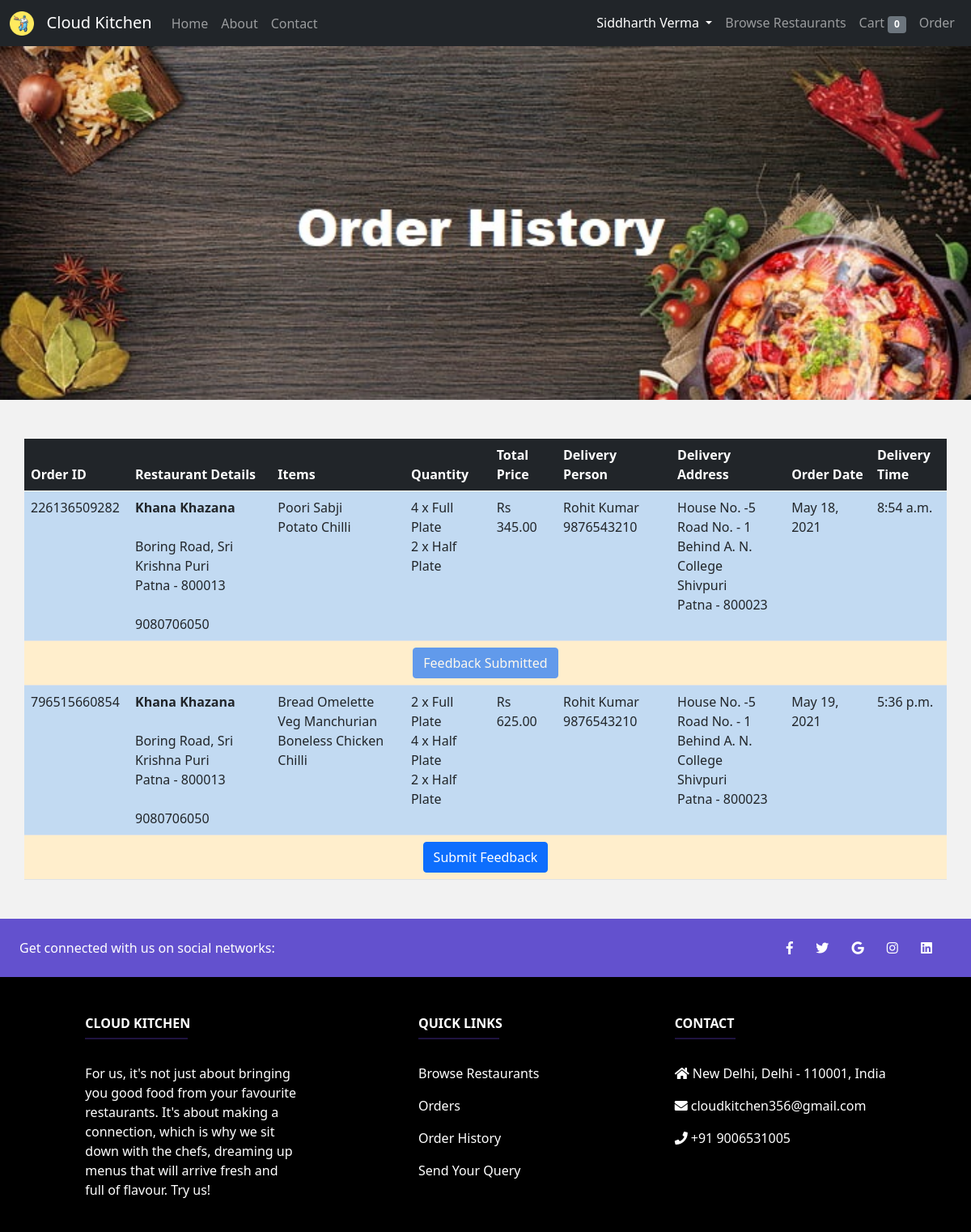
Page /user/orderHistory/ (signed in) on the committed database.
### Home/models.py (models this page shows, shortened)
class User(models.Model):
    name = models.CharField(max_length=100)
    email = models.EmailField(primary_key=True)
    contact = models.IntegerField()
    password = models.CharField(max_length=10)

class Restaurant(models.Model):
    restaurant_id = models.CharField(max_length=6)
    restaurant_name = models.CharField(max_length=100)
    owner_name = models.CharField(max_length=100)
    address = models.CharField(max_length=100)
    city = models.CharField(max_length=20)
    zip = models.IntegerField()
    restaurant_email = models.EmailField(primary_key=True)
    restaurant_contact = models.IntegerField()
    password = models.CharField(max_length=10)
    cost_for_two = models.DecimalField(max_digits=5, decimal_places=2)
    outlets = models.IntegerField()
    cuisine = models.CharField(max_length=100)
    working_days = models.CharField(max_length=100)
    opening_time = models.IntegerField()
    closing_time = models.IntegerField()
    shop_license = models.FileField(upload_to=shop_license_directory_path)
    fssai = models.FileField(upload_to=fssai_directory_path)
    gstin_pan = models.FileField(upload_to=gstin_pan_directory_path)
    menu = models.FileField(upload_to=menu_directory_path)
    facade = models.ImageField(upload_to=facade_directory_path)
    kitchen = models.ImageField(upload_to=kitchen_directory_path)
    dining_packaging = models.ImageField(upload_to=dining_packaging_directory_path)
    locality = models.ImageField(upload_to=locality_directory_path)
    status = models.BooleanField(default=False)

class Delivery(models.Model):
    delivery_id = models.CharField(max_length=6)
    name = models.CharField(max_length=100)
    email = models.EmailField(primary_key=True)
    contact = models.IntegerField()
    address = models.CharField(max_length=100)
    password = models.CharField(max_length=10)
    vehicle_type = models.CharField(max_length=10)
    vehicle_model = models.CharField(max_length=50)
    vehicle_registration_certificate = models.FileField(upload_to=vehicle_registration_certificate_directory_path, blank=True, null=True)
    driving_license = models.FileField(upload_to=driving_license_directory_path, blank=True, null=True)
    status = models.BooleanField(default=False)

### Restaurant/models.py (models this page shows)
class Orders(models.Model):
    order_number = models.IntegerField(primary_key=True)
    restaurant = models.ForeignKey(Restaurant, on_delete=models.CASCADE)
    user = models.ForeignKey(User, on_delete=models.CASCADE)
    address = models.ForeignKey(Address, on_delete=models.CASCADE)
    items = models.CharField(max_length=500)
    quantity = models.CharField(max_length=50)
    total = models.DecimalField(max_digits=10, decimal_places=2)
    delivery = models.CharField(max_length=6, blank=True, null=True)
    accepted = models.BooleanField(default=False)
    food_is_being_prepared = models.BooleanField(default=False)
    ready_for_delivery = models.BooleanField(default=False)
    picked_up = models.BooleanField(default=False)
    out_for_delivery = models.BooleanField(default=False)
    delivered = models.BooleanField(default=False)
    date = models.DateField(default="2020-01-01")
    time = models.TimeField(default="00:00:00")

class Feedback(models.Model):
    order = models.ForeignKey(Orders, unique=True, on_delete=models.CASCADE)
    food_quality = models.CharField(max_length=15)
    order_accuracy = models.CharField(max_length=15)
    packaging = models.CharField(max_length=15)
    feedback = models.CharField(max_length=500)

### User/models.py (models this page shows)
class Address(models.Model):
    address_id = models.CharField(max_length=10, primary_key=True)
    user = models.ForeignKey(User, on_delete=models.CASCADE)
    line1 = models.CharField(max_length=100)
    line2 = models.CharField(max_length=100)
    landmark = models.CharField(max_length=50)
    locality = models.CharField(max_length=50)
    city = models.CharField(max_length=20)
    zip = models.IntegerField()

### User/views.py (the view)
# urls.py: path('orderHistory/', views.orderHistory, name="DeliveryOrderHistory"),
def orderHistory(request):
    if 'email' in request.session and User.objects.filter(email=request.session['email']).exists():
        obj = User.objects.get(email=request.session['email'])
        obj1 = Orders.objects.filter(user=obj, delivered=True)
        if obj1.exists():
            items = {}
            for i in obj1:
                items[i.order_number] = [j.strip("'") for j in i.items.strip('[]').split(', ')]
            quantity = {}
            for i in obj1:
                quantity[i.order_number] = [j.strip("'") for j in i.quantity.strip('[]').split(', ')]
            name, contact, feedback = {}, {}, {}
            for i in obj1:
                if i.delivery:
                    obj2 = Delivery.objects.get(delivery_id=i.delivery)
                    if i.order_number not in name.keys():
                        name[i.order_number] = [obj2.name]
                        contact[i.order_number] = [obj2.contact]
                    else:
                        name[i.order_number].append(obj2.name)
                        contact[i.order_number].append(obj2.contact)
                    if Feedback.objects.filter(order=i.order_number).exists():
                        feedback[i.order_number] = Feedback.objects.get(order=i.order_number)
                    else:
                        feedback[i.order_number] = None
            return render(request, 'userOrderHistory.html', {'name': obj.name, 'obj': obj1, 'items': items, 'quantity': quantity, 'delivery_name': name, 'delivery_contact': contact, 'count': Cart.objects.filter(user=obj).count(), 'feedback': feedback})
        else:
            obj1 = None
            return render(request, 'userOrderHistory.html', {'name': obj.name, 'obj': obj1, 'count': Cart.objects.filter(user=obj).count()})
    else:
        messages.error(request, "Please login first.")
        return redirect('/')

### User/templates/userOrderHistory.html (shortened to what this page needs)
{% extends "userBase.html" %}
{% load static %}
{% block head %}
<link rel="stylesheet" type="text/css" href="{% static 'css/menu.css' %}">
{% endblock %}
{% block profile %} active {% endblock %}
{% block items %} {{ count }} {% endblock %}
{% block content %}
<img src="{% static 'img/orderHistory.jpg' %}" class="banner">
<link rel="stylesheet" href="https://use.fontawesome.com/releases/v5.0.8/css/all.css">
<br> <br> <br>
<center>
{% if obj %}
    <center>
    <table class="table table-striped" style="width: 95%;">
        <thead>
            <tr>
                <th class="table-dark" scope="col" style="width: 9%;">Order ID</th>
                <th class="table-dark" scope="col" style="width: 15%;">Restaurant Details</th>
                <th class="table-dark" scope="col" style="width: 14%;">Items</th>
                <th class="table-dark" scope="col" style="width: 9%;">Quantity</th>
                <th class="table-dark" scope="col" style="width: 7%;">Total Price</th>
                <th class="table-dark" scope="col" style="width: 12%;">Delivery Person</th>
                <th class="table-dark" scope="col" style="width: 12%;">Delivery Address</th>
                <th class="table-dark" scope="col" style="width: 9%;">Order Date</th>
                <th class="table-dark" scope="col" style="width: 8%;">Delivery Time</th>
            </tr>
        </thead>
        <tbody>
            {% for i in obj %}
                <tr>
                    <td>{{ i.order_number }}</td>
                    <td>
                        <b>{{ i.restaurant.restaurant_name }}</b> <br> <br>
                        {{ i.restaurant.address }} <br>
                        {{ i.restaurant.city }} - {{ i.restaurant.zip }} <br> <br>
                        {{ i.restaurant.restaurant_contact }}
                    </td>
                    <td>
                        {% for key, value in items.items %}
                            {% if key == i.order_number %}
                                {% for j in value %}
                                    {{ j }} <br>
                                {% endfor %}
                            {% endif %}
                        {% endfor %}
                    </td>
                    <td>
                        {% for key, value in quantity.items %}
                            {% if key == i.order_number %}
                                {% for j in value %}
                                    {{ j }} <br>
                                {% endfor %}
                            {% endif %}
                        {% endfor %}
                    </td>
                    <td>Rs {{ i.total }}</td>
                    <td>
                        {% for key, value in delivery_name.items %}
                            {% if key == i.order_number %}
                                {% for j in value %}
                                    {{ j }} <br>
                                {% endfor %}
                            {% endif %}
                        {% endfor %}
                        {% for key, value in delivery_contact.items %}
                            {% if key == i.order_number %}
                                {% for j in value %}
                                    {{ j }} <br>
                                {% endfor %}
                            {% endif %}
                        {% endfor %}
                    </td>
                    <td>
                        {{ i.address.line1 }} <br>
                        {{ i.address.line2 }} <br>
                        {{ i.address.landmark }} <br>
                        {{ i.address.locality }} <br>
                        {{ i.address.city }} - {{ i.address.zip }}
                    </td>
                    <td>
                        {{ i.date }}
                    </td>
                    <td>
                        {{ i.time }}
                    </td>
                </tr>
                <tr>
                    <td colspan="9" align="center">
                        {% for key, value in feedback.items %}
                            {% if key == i.order_number %}
                                {% if value %}
                                    <button type="button" class="btn btn-primary" disabled>Feedback Submitted</button>
                                {% else %}
                                    <a href="/user/submitFeedback/{{ i.order_number }}"><button type="button" class="btn btn-primary">Submit Feedback</button></a>
                                {% endif %}
                            {% endif %}
                        {% endfor %}
                    </td>
                </tr>
            {% endfor %}
        </tbody>
    </table>
    </center>
    <br>
{% else %}
    <h1 align="center">No Order History</h1>
    <br> <br>
{% endif %}
</center>
<br>
{% endblock %}

### User/templates/userBase.html (shortened to what this page needs)
<!doctype html>
<html lang="en">
  <head>
    {% load static %}
    <link href="https://cdn.jsdelivr.net/npm/bootstrap@5.0.0/dist/css/bootstrap.min.css" rel="stylesheet">
    {% block head %} {% endblock %}
  </head>
  <body>
  <nav class="navbar navbar-expand-lg navbar-dark bg-dark">
    <div class="container-fluid">
      <a class="navbar-brand" href="/user">
        <img src="{% static 'img/Logo.png' %}" alt="" width="30" height="30" class="d-inline-block align-text-top">
        &nbsp; Cloud Kitchen
      </a>
      <div class="collapse navbar-collapse" id="navbarSupportedContent">
        <ul class="navbar-nav me-auto mb-2 mb-lg-0">
          <li class="nav-item">
            <a class="nav-link {% block home %} {% endblock %}" aria-current="page" href="/user">Home</a>
          </li>
          <li class="nav-item">
            <a class="nav-link {% block about %} {% endblock %}" href="/user/about/">About</a>
          </li>
          <li class="nav-item">
            <a class="nav-link {% block contact %} {% endblock %}" href="/user/contact/">Contact</a>
          </li>
        </ul>
        <ul class="navbar-nav ms-auto mb-2 mb-lg-0">
          <li class="nav-item dropdown">
            <a class="nav-link dropdown-toggle {% block profile %} {% endblock %}" id="navbarDropdown" role="button" data-bs-toggle="dropdown" aria-expanded="false"> {{ name }} </a>
          </li>
          <li class="nav-item">
            <a class="nav-link {% block restaurants %} {% endblock %}" href="/user/browseRestaurant/">Browse Restaurants</a>
          </li>
          <li class="nav-item">
            <a class="nav-link {% block cart %} {% endblock %}" href="/user/cart/">Cart <span class="badge bg-secondary">{% block items %} {% endblock %}</span></a>
          </li>
          <li class="nav-item">
            <a class="nav-link {% block order %} {% endblock %}" href="/user/order/">Order</a>
          </li>
        </ul>
      </div>
    </div>
  </nav>
  {% block content %} {% endblock %}
  <footer class="text-center text-lg-start text-white" style="background-color: black">
    <section class="d-flex justify-content-between p-4" style="background-color: #6351ce">
      <div class="me-5">
        <span>Get connected with us on social networks:</span>
      </div>
      <div>
        <a href="https://www.facebook.com/" class="text-white me-4"><i class="fab fa-facebook-f"></i></a>
        <a href="https://www.twitter.com/" class="text-white me-4"><i class="fab fa-twitter"></i></a>
        <a href="https://mail.google.com/" class="text-white me-4"><i class="fab fa-google"></i></a>
        <a href="https://www.instagram.com/" class="text-white me-4"><i class="fab fa-instagram"></i></a>
        <a href="https://www.linkedin.com/" class="text-white me-4"><i class="fab fa-linkedin"></i></a>
      </div>
    </section>
    <section class="">
      <div class="container text-center text-md-start mt-5">
        <div class="row mt-3">
          <div class="col-md-3 col-lg-4 col-xl-3 mx-auto mb-4">
            <h6 class="text-uppercase fw-bold">Cloud Kitchen</h6>
            <hr class="mb-4 mt-0 d-inline-block mx-auto" style="width: 127px; background-color: #7c4dff; height: 2px" />
            <p>
              For us, it's not just about bringing you good food from your favourite restaurants. It's about making a
              connection, which is why we sit down with the chefs, dreaming up menus that will arrive fresh and full of
              flavour. Try us!
            </p>
          </div>
          <div class="col-md-3 col-lg-2 col-xl-2 mx-auto mb-4">
            <h6 class="text-uppercase fw-bold">Quick links</h6>
            <hr class="mb-4 mt-0 d-inline-block mx-auto" style="width: 100px; background-color: #7c4dff; height: 2px" />
            <p> <a href="/user/browseRestaurant/" class="text-white" style="text-decoration:none">Browse Restaurants</a> </p>
            <p> <a href="/user/order/" class="text-white" style="text-decoration:none">Orders</a> </p>
            <p> <a href="/user/orderHistory/" class="text-white" style="text-decoration:none">Order History</a> </p>
            <p> <a href="/user/contact/" class="text-white" style="text-decoration:none">Send Your Query</a> </p>
          </div>
          <div class="col-md-4 col-lg-3 col-xl-3 mx-auto mb-md-0 mb-4">
            <h6 class="text-uppercase fw-bold">Contact</h6>
            <hr class="mb-4 mt-0 d-inline-block mx-auto" style="width: 75px; background-color: #7c4dff; height: 2px" />
            <p> <i class="fas fa-home mr-3"></i> New Delhi, Delhi - 110001, India </p>
            <p> <i class="fas fa-envelope mr-3"></i> cloudkitchen356@gmail.com </p>
            <p> <i class="fas fa-phone mr-3"></i> +91 9006531005 </p>
          </div>
        </div>
      </div>
    </section>
  </footer>
  </body>
</html>

### Restaurant/static/css/menu.css (style rules this page uses)
.banner { width: 1519px; max-height: 500px; max-width: 100%; }
body { background-color: #f2f2f2; }
.table { margin-bottom: 0px; }
.table-striped>tbody>tr:nth-child(odd)>td { background-color: #cce6ff; }
.table-striped>tbody>tr:nth-child(even)>td { background-color: #ffeecc; }

### rows in the picture
User: name "Siddharth Verma"
Orders: order_number "226136509282", restaurant.restaurant_name "Khana Khazana", restaurant.address "Boring Road, Sri Krishna Puri", restaurant.city "Patna", restaurant.zip "800013", restaurant.restaurant_contact "9080706050", value "Poori Sabji" "Potato Chilli", value "4 x Full Plate" "2 x Half Plate", total "345.00", value "9876543210", address.line1 "House No. -5", address.line2 "Road No. - 1", address.landmark "Behind A. N. College", address.locality "Shivpuri", address.city "Patna", address.zip "800023", date "May 18, 2021", time "8:54 a.m."
Delivery: value "Rohit Kumar" "Rohit Kumar"
Feedback: shows "Feedback Submitted"
Orders: order_number "796515660854", restaurant.restaurant_name "Khana Khazana", restaurant.address "Boring Road, Sri Krishna Puri", restaurant.city "Patna", restaurant.zip "800013", restaurant.restaurant_contact "9080706050", value "Bread Omelette" "Veg Manchurian" "Boneless Chicken Chilli", value "2 x Full Plate" "4 x Half Plate" "2 x Half Plate", total "625.00", value "9876543210", address.line1 "House No. -5", address.line2 "Road No. - 1", address.landmark "Behind A. N. College", address.locality "Shivpuri", address.city "Patna", address.zip "800023", date "May 19, 2021", time "5:36 p.m."

### other values in the picture
{{ count }} "0"
